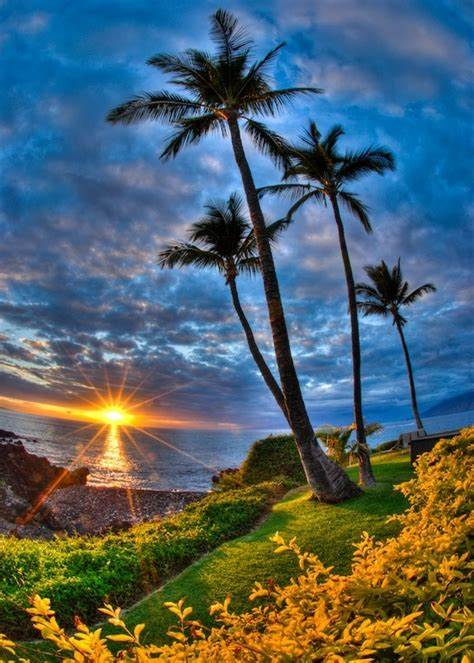
#> input picture M6_computer_vision/d3_histograms, transforms and bitwise ops/img/sole.jpg, 474 x 663 px
$ jupyter execute --allow-errors 'Bitwise operators.ipynb'   (shell and % lines are left out)
#> lines starting #> are read from the running program, lines starting #| are printed output that depends on the picture; after the words box and inside, x2 and y2 are one past the last pixel; in counts of white or black regions, pixels touching at a corner belong together
# Bitwise operations

[cell 1]
import cv2
import numpy as np
import matplotlib.pyplot as plt

[cell 2]
# With numpy create a black canvas of size 800 x 800
blk_canvas = np.zeros((800, 800), dtype="uint8")
plt.imshow(blk_canvas, cmap="gray");
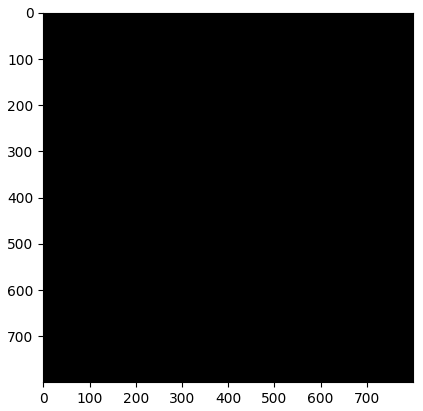
#> figure drawn by matplotlib, 1 panel

[cell 3]
# Make a copy of the canvas and draw a white square of size 250 x 250 on top of the copy of the canvas
square = blk_canvas.copy()
cv2.rectangle(square, (10, 10), (250, 250), 255, -1)
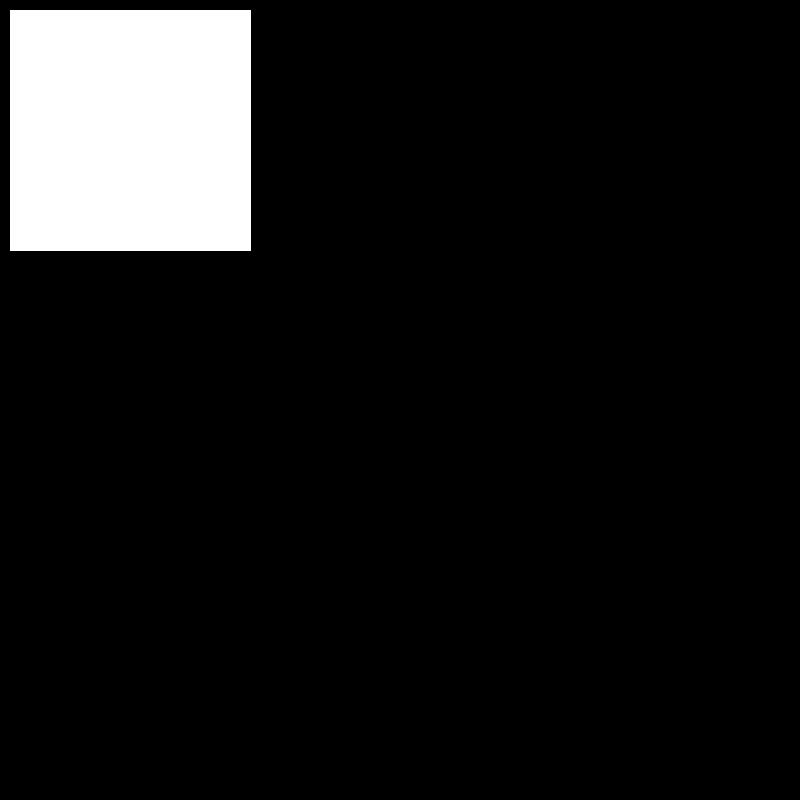
#> square: shape (800, 800); 9.1% white; 1 white region, box (x1, y1, x2, y2) and area: (10, 10, 251, 251) 58081
plt.imshow(square, cmap="gray");

[cell 4]
# Make a copy of the origina lcanvas and draw a white circle of size 200 x 200 on top of the copy of the canvas
# Make sure the circle is in a different position of the canvas than the square
circle = blk_canvas.copy()
cv2.circle(circle, (300, 300), 200, 255, -1)
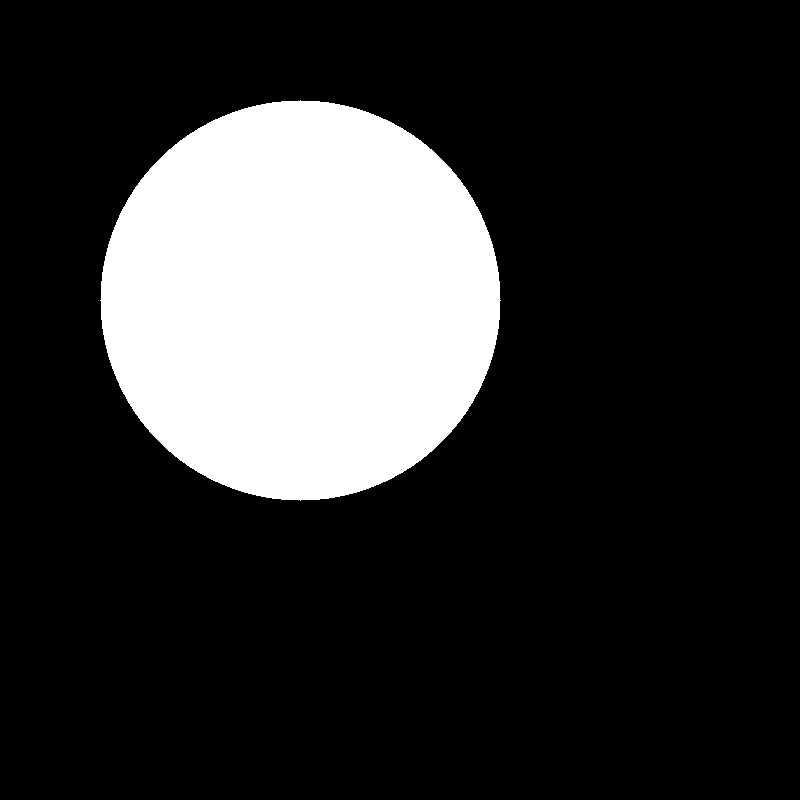
#> circle: shape (800, 800); 19.6% white; 1 white region, box (x1, y1, x2, y2) and area: (100, 100, 501, 501) 125629
plt.imshow(circle, cmap="gray");

[cell 5]
# Create a new image and merge both previous images (square and circle) with a bitwise and operation
canvas_and = cv2.bitwise_and(square, circle)
plt.imshow(canvas_and, cmap="gray");

[cell 6]
# Create a new image and merge both previous images (square and circle) with a bitwise or operation
canvas_or = cv2.bitwise_or(square, circle)
plt.imshow(canvas_or, cmap="gray");
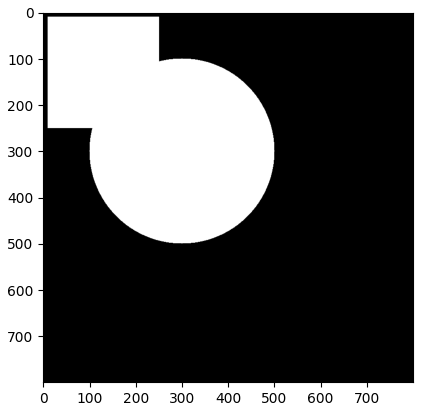
#> figure drawn by matplotlib, 1 panel

[cell 7]
# Create a new image and merge both previous images (square and circle) with a bitwise not operation
canvas_not = cv2.bitwise_not(square)
plt.imshow(canvas_not, cmap="gray");
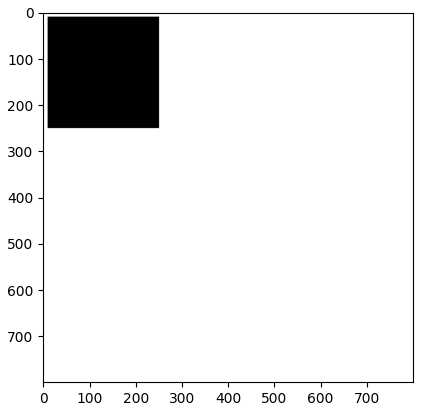
#> figure drawn by matplotlib, 1 panel

[cell 8]
# Create a new image and merge both previous images (square and circle) with a bitwise xor operation
canvas_xor = cv2.bitwise_xor(square, circle)
plt.imshow(canvas_xor, cmap="gray");

[cell 9]
# Load a color image and convert it to HSV
# Identify a prominent color from the image and filter it out
# Create a mask for that color and apply a bitwise and specifying the mask to show only this part of the image
image = cv2.imread("img/sole.jpg")
#> image is the input picture: shape (663, 474, 3); mean B, G, R 104.6, 98.6, 80.8
hsv_img = cv2.cvtColor(image, cv2.COLOR_BGR2HSV)
#> hsv_img: shape (663, 474, 3); mean H, S, V 77.3, 159, 135.9
h, s, v = cv2.split(hsv_img)
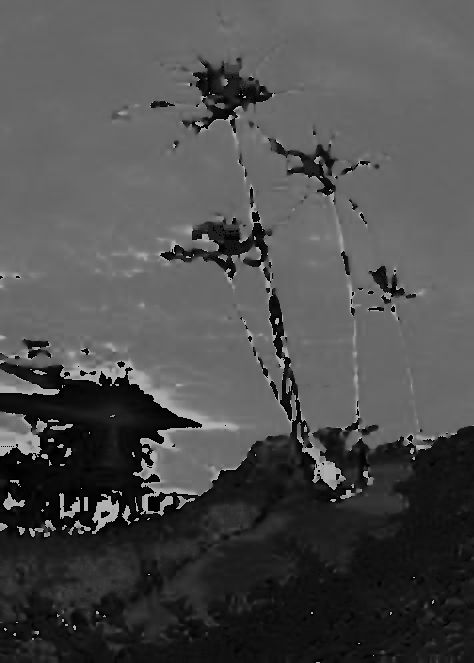
#> h: shape (663, 474); min 0, max 179, mean 77.3
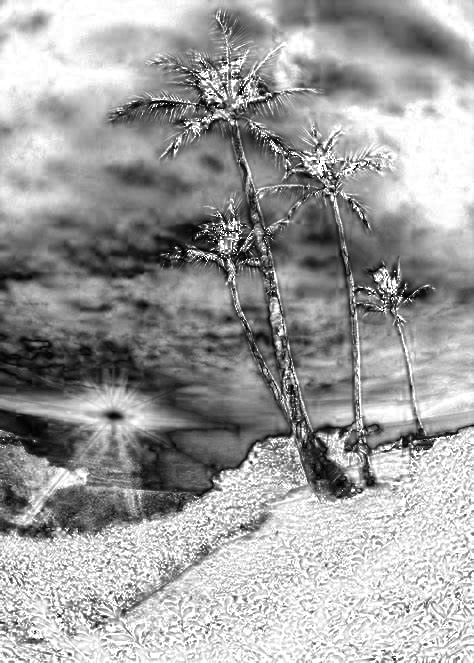
#> s: shape (663, 474); min 0, max 255, mean 159
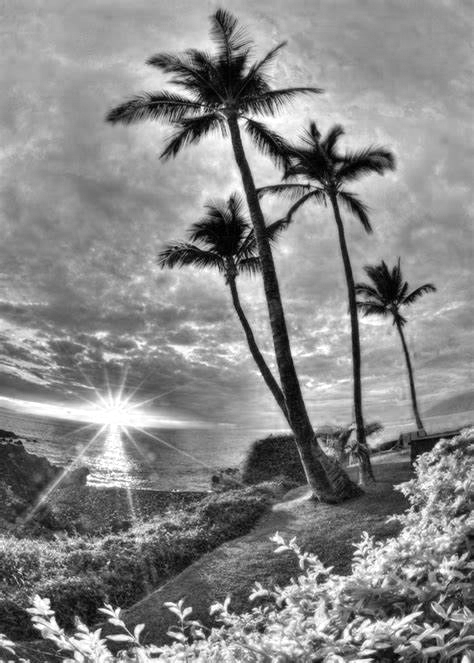
#> v: shape (663, 474); min 0, max 255, mean 135.9
plt.figure(figsize=(10, 8))
plt.imshow(hsv_img);

[cell 10]
lower = (30, 50, 20)
upper = (75, 255, 255)
mask = cv2.inRange(hsv_img, lower, upper)
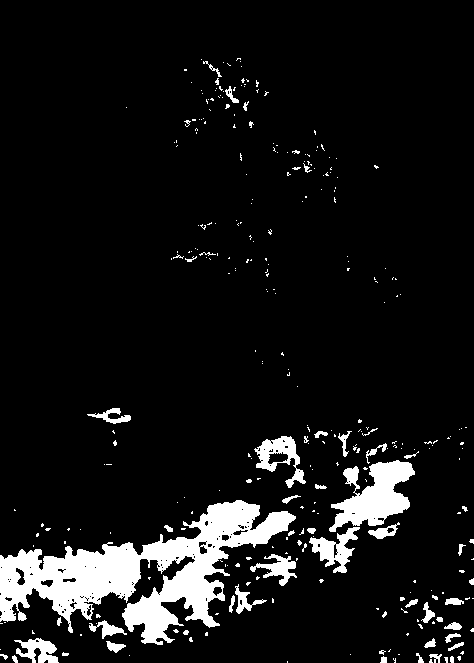
#> mask: shape (663, 474); 8.5% white; 306 white regions (255 under 20 px), largest, box (x1, y1, x2, y2) and area: (0, 500, 296, 645) 15765, (329, 460, 415, 532) 3196, (254, 436, 306, 488) 1042
#> (the rest of this cell did not finish here and is left out)

$ run again, with M6_computer_vision/d3_histograms, transforms and bitwise ops/img/blue-flowers.jpg copied over M6_computer_vision/d3_histograms, transforms and bitwise ops/img/sole.jpg
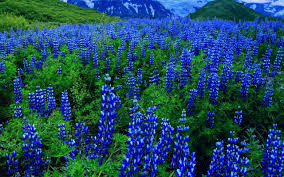
#> input picture M6_computer_vision/d3_histograms, transforms and bitwise ops/img/blue-flowers.jpg, 284 x 177 px
#> square: shape (800, 800); 9.1% white; 1 white region, box (x1, y1, x2, y2) and area: (10, 10, 251, 251) 58081
#> circle: shape (800, 800); 19.6% white; 1 white region, box (x1, y1, x2, y2) and area: (100, 100, 501, 501) 125629
#> image is the input picture: shape (177, 284, 3); mean B, G, R 95.9, 74.3, 30.7
#> hsv_img: shape (177, 284, 3); mean H, S, V 89.2, 197.5, 119.5
#> `h, s, v = cv2.split(hsv_img)`:
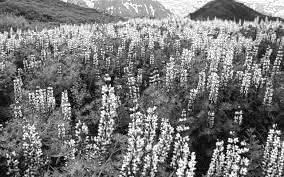
#> v: shape (177, 284); min 0, max 255, mean 119.5
#> `mask = cv2.inRange(hsv_img, lower, upper)`:
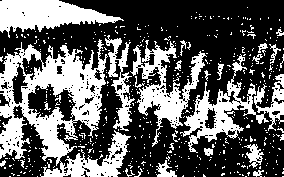
#> mask: shape (177, 284); 37.3% white; 487 white regions (463 under 20 px), largest, box (x1, y1, x2, y2) and area: (0, 39, 131, 177) 7736, (180, 54, 284, 153) 2761, (0, 0, 124, 38) 2525

$ run again, with M6_computer_vision/d3_histograms, transforms and bitwise ops/img/chameleon.jpg copied over M6_computer_vision/d3_histograms, transforms and bitwise ops/img/sole.jpg
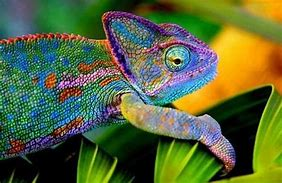
#> input picture M6_computer_vision/d3_histograms, transforms and bitwise ops/img/chameleon.jpg, 282 x 183 px
#> square: shape (800, 800); 9.1% white; 1 white region, box (x1, y1, x2, y2) and area: (10, 10, 251, 251) 58081
#> circle: shape (800, 800); 19.6% white; 1 white region, box (x1, y1, x2, y2) and area: (100, 100, 501, 501) 125629
#> image is the input picture: shape (183, 282, 3); mean B, G, R 59.4, 101.7, 87.7
#> hsv_img: shape (183, 282, 3); mean H, S, V 64.1, 176.2, 121.6
#> `h, s, v = cv2.split(hsv_img)`:
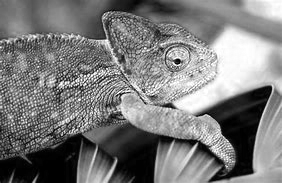
#> v: shape (183, 282); min 0, max 255, mean 121.6
#> `mask = cv2.inRange(hsv_img, lower, upper)`:
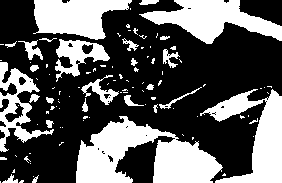
#> mask: shape (183, 282); 36.6% white; 105 white regions (79 under 20 px), largest, box (x1, y1, x2, y2) and area: (76, 116, 223, 183) 5429, (200, 89, 282, 183) 3247, (139, 0, 282, 44) 3048
